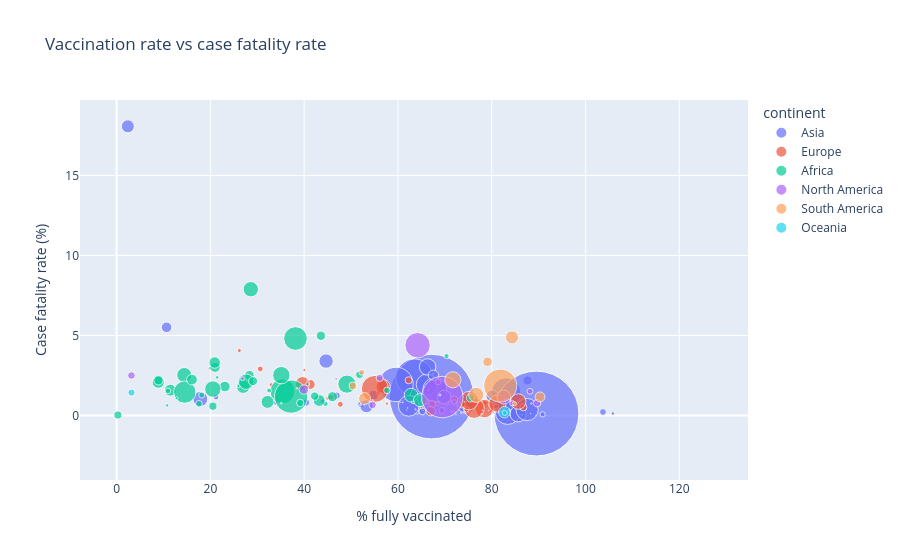

The notebook cell this image was saved under:
### Code cell
vax_df = latest.dropna(subset=[
    "people_fully_vaccinated_per_hundred",
    "case_fatality_rate"
])

fig = px.scatter(
    vax_df,
    x="people_fully_vaccinated_per_hundred",
    y="case_fatality_rate",
    size="population",
    color="continent",
    hover_name="location",
    title="Vaccination rate vs case fatality rate",
    labels={
        "people_fully_vaccinated_per_hundred": "% fully vaccinated",
        "case_fatality_rate": "Case fatality rate (%)"
    },
    size_max=60
)
fig.show()

### Figure 1 — Plotly figure (JSON) as saved in the notebook; plotly's stock layout.template omitted (floating-point values rounded to 4 significant figures)
{"data": [{"hovertemplate": "<b>%{hovertext}</b><br><br>continent=Asia<br>% fully vaccinated=%{x}<br>Case fatality rate (%)=%{y}<br>population=%{marker.size}<extra></extra>", "hovertext": ["Afghanistan", "Armenia", "Azerbaijan", "Bahrain", "Bangladesh", "Bhutan", "Brunei", "Cambodia", "China", "East Timor", "Georgia", "India", "Indonesia", "Iran", "Iraq", "Israel", "Japan", "Jordan", "Kazakhstan", "Kuwait", "Kyrgyzstan", "Laos", "Lebanon", "Malaysia", "Maldives", "Mongolia", "Myanmar", "Nepal", "Oman", "Pakistan", "Palestine", "Philippines", "Qatar", "Saudi Arabia", "Singapore", "South Korea", "Sri Lanka", "Syria", "Tajikistan", "Thailand", "Turkey", "United Arab Emirates", "Uzbekistan", "Vietnam", "Yemen"], "legendgroup": "Asia", "marker": {"color": "#636efa", "size": [41128772, 2780472, 10358078, 1472237, 171186368, 782457, 449002, 16767851, 1425887360, 1341298, 3744385, 1417173120, 275501344, 88550568, 44496124, 9449000, 123951696, 11285875, 19397998, 4268886, 6630621, 7529477, 5489744, 33938216, 523798, 3398373, 54179312, 30547586, 4576300, 235824864, 5250076, 115559008, 2695131, 36408824, 5637022, 51815808, 21832150, 22125242, 9952789, 71697024, 85341248, 9441138, 34627648, 98186856, 33696612], "sizemode": "area", "sizeref": 396100.0, "symbol": "circle"}, "mode": "markers", "name": "Asia", "orientation": "v", "showlegend": true, "type": "scatter", "x": [44.67, 37.07, 46.94, 83.33, 83.07, 86.61, 99.49, 87.63, 89.54, 59.77, 34.08, 67.18, 63.51, 66.16, 17.85, 65.19, 83.4, 40.39, 54.79, 78.39, 21.2, 69.36, 43.98, 81.18, 73.53, 64.02, 66.33, 80.11, 66.62, 59.57, 33.85, 67.88, 105.8, 69.86, 90.85, 85.64, 67.57, 10.66, 52.17, 74.6, 62.31, 103.7, 53.29, 87.55, 2.4], "xaxis": "x", "y": [3.4, 1.94, 1.24, 0.22, 1.44, 0.03, 0.05, 2.19, 0.12, 0.59, 0.92, 1.18, 2.37, 1.93, 1.03, 0.26, 0.22, 0.81, 1.27, 0.39, 1.15, 0.31, 0.88, 0.7, 0.17, 0.21, 3.03, 1.2, 1.16, 1.94, 0.81, 1.61, 0.13, 1.15, 0.07, 0.1, 2.51, 5.51, 0.7, 0.72, 0.6, 0.22, 0.58, 0.37, 18.07], "yaxis": "y"}, {"hovertemplate": "<b>%{hovertext}</b><br><br>continent=Europe<br>% fully vaccinated=%{x}<br>Case fatality rate (%)=%{y}<br>population=%{marker.size}<extra></extra>", "hovertext": ["Albania", "Andorra", "Austria", "Belarus", "Belgium", "Bosnia and Herzegovina", "Bulgaria", "Croatia", "Cyprus", "Czechia", "Denmark", "Estonia", "Faroe Islands", "Finland", "France", "Germany", "Gibraltar", "Greece", "Guernsey", "Hungary", "Iceland", "Ireland", "Isle of Man", "Italy", "Jersey", "Kosovo", "Latvia", "Lithuania", "Luxembourg", "Malta", "Moldova", "Monaco", "Montenegro", "Netherlands", "North Macedonia", "Norway", "Poland", "Portugal", "Romania", "Russia", "San Marino", "Serbia", "Slovakia", "Slovenia", "Spain", "Sweden", "Ukraine", "United Kingdom"], "legendgroup": "Europe", "marker": {"color": "#EF553B", "size": [2842318, 79843, 8939617, 9534956, 11655923, 3233530, 6781955, 4030361, 896007, 10493990, 5882259, 1326064, 53117, 5540745, 67813000, 83369840, 32677, 10384972, 63329, 9967304, 372903, 5023108, 84534, 59037472, 110796, 1782115, 1850654, 2750058, 647601, 533293, 3272993, 36491, 627082, 17564020, 2093606, 5434324, 39857144, 10270857, 19659270, 144713312, 33690, 6871547, 5643455, 2119843, 47558632, 10549349, 39701744, 67508936], "sizemode": "area", "sizeref": 396100.0, "symbol": "circle"}, "mode": "markers", "name": "Europe", "orientation": "v", "showlegend": true, "type": "scatter", "x": [45.01, 67.01, 74.76, 67.28, 78.68, 26.17, 30.64, 55.87, 72.11, 65.71, 80.11, 65.06, 76.99, 78.46, 78.44, 76.24, 126.9, 73.64, 83.23, 62.28, 77.82, 80.94, 79.38, 81.21, 73.9, 46.3, 70.57, 68.4, 71.45, 88.43, 32.97, 70.34, 45.43, 67.0, 40.04, 74.61, 56.83, 86.75, 41.28, 55.08, 70.15, 47.71, 45.68, 57.66, 85.66, 71.98, 39.65, 75.19], "xaxis": "x", "y": [1.08, 0.33, 0.37, 0.72, 0.7, 4.06, 2.91, 1.42, 0.21, 0.91, 0.28, 0.49, 0.08, 0.76, 0.43, 0.46, 0.55, 0.69, 0.19, 2.2, 0.09, 0.56, 0.31, 0.74, 0.24, 1.17, 0.76, 0.72, 0.25, 0.75, 1.92, 0.39, 1.06, 0.27, 2.84, 0.38, 1.81, 0.51, 1.94, 1.66, 0.5, 0.7, 1.13, 0.74, 0.87, 0.99, 1.99, 0.93], "yaxis": "y"}, {"hovertemplate": "<b>%{hovertext}</b><br><br>continent=Africa<br>% fully vaccinated=%{x}<br>Case fatality rate (%)=%{y}<br>population=%{marker.size}<extra></extra>", "hovertext": ["Algeria", "Angola", "Benin", "Botswana", "Burkina Faso", "Burundi", "Cameroon", "Cape Verde", "Central African Republic", "Chad", "Comoros", "Congo", "Cote d'Ivoire", "Democratic Republic of Congo", "Djibouti", "Egypt", "Equatorial Guinea", "Eswatini", "Ethiopia", "Gabon", "Gambia", "Ghana", "Guinea", "Guinea-Bissau", "Kenya", "Lesotho", "Liberia", "Libya", "Madagascar", "Malawi", "Mali", "Mauritania", "Mauritius", "Morocco", "Mozambique", "Namibia", "Niger", "Nigeria", "Rwanda", "Saint Helena", "Sao Tome and Principe", "Senegal", "Seychelles", "Sierra Leone", "Somalia", "South Africa", "South Sudan", "Sudan", "Tanzania", "Togo", "Tunisia", "Uganda", "Zambia", "Zimbabwe"], "legendgroup": "Africa", "marker": {"color": "#00cc96", "size": [44903228, 35588996, 13352864, 2630300, 22673764, 12889583, 27914542, 593162, 5579148, 17723312, 836783, 5970430, 28160548, 99010216, 1120851, 110990096, 1674916, 1201680, 123379928, 2388997, 2705995, 33475870, 13859349, 2105580, 54027484, 2305826, 5302690, 6812344, 29611718, 20405318, 22593598, 4736146, 1299478, 37457976, 32969520, 2567024, 26207982, 218541216, 13776702, 5401, 227393, 17316452, 107135, 8605723, 17597508, 59893884, 10913172, 46874200, 65497752, 8848700, 12356116, 47249588, 20017670, 16320539], "sizemode": "area", "sizeref": 396100.0, "symbol": "circle"}, "mode": "markers", "name": "Africa", "orientation": "v", "showlegend": true, "type": "scatter", "x": [14.43, 27.0, 20.54, 63.24, 23.08, 0.28, 11.45, 52.05, 44.54, 28.33, 47.45, 10.96, 43.2, 14.54, 35.79, 38.15, 12.78, 35.56, 35.38, 10.78, 19.93, 32.2, 42.24, 26.01, 20.53, 40.68, 70.36, 18.15, 8.88, 21.01, 16.08, 32.53, 83.74, 62.8, 64.7, 21.46, 20.92, 37.2, 75.49, 65.38, 49.25, 8.93, 78.0, 57.66, 43.57, 35.13, 39.16, 28.62, 49.11, 17.56, 51.81, 27.64, 46.03, 29.11], "xaxis": "x", "y": [2.53, 1.8, 0.58, 0.85, 1.81, 0.03, 1.58, 0.65, 0.73, 2.52, 1.76, 1.54, 0.94, 1.46, 1.2, 4.81, 1.07, 1.89, 1.51, 0.63, 2.95, 0.85, 1.21, 1.84, 1.65, 1.96, 3.71, 1.27, 2.08, 3.01, 2.24, 1.56, 0.33, 1.27, 0.96, 2.38, 3.31, 1.18, 1.1, 0.0, 1.18, 2.2, 0.33, 1.57, 4.98, 2.52, 0.78, 7.89, 1.96, 0.73, 2.55, 2.11, 1.17, 2.15], "yaxis": "y"}, {"hovertemplate": "<b>%{hovertext}</b><br><br>continent=North America<br>% fully vaccinated=%{x}<br>Case fatality rate (%)=%{y}<br>population=%{marker.size}<extra></extra>", "hovertext": ["Anguilla", "Antigua and Barbuda", "Aruba", "Bahamas", "Barbados", "Belize", "Bermuda", "Bonaire Sint Eustatius and Saba", "British Virgin Islands", "Canada", "Cayman Islands", "Costa Rica", "Cuba", "Curacao", "Dominica", "Dominican Republic", "El Salvador", "Greenland", "Grenada", "Guatemala", "Haiti", "Honduras", "Jamaica", "Mexico", "Montserrat", "Nicaragua", "Panama", "Saint Kitts and Nevis", "Saint Lucia", "Saint Vincent and the Grenadines", "Sint Maarten (Dutch part)", "Trinidad and Tobago", "Turks and Caicos Islands", "United States"], "legendgroup": "North America", "marker": {"color": "#ab63fa", "size": [15877, 93772, 106459, 409989, 281646, 405285, 64207, 27052, 31332, 38454328, 68722, 5180836, 11212198, 191173, 72758, 11228821, 6336393, 56494, 125459, 17843914, 11585003, 10432858, 2827382, 127504120, 4413, 6948395, 4408582, 47681, 179872, 103959, 44192, 1531043, 45726, 338289856], "sizemode": "area", "sizeref": 396100.0, "symbol": "circle"}, "mode": "markers", "name": "North America", "orientation": "v", "showlegend": true, "type": "scatter", "x": [65.38, 66.53, 79.25, 40.73, 55.05, 54.63, 74.22, 61.87, 58.28, 82.59, 88.32, 84.35, 89.67, 52.77, 42.14, 54.6, 68.56, 68.17, 31.11, 39.94, 3.16, 56.11, 26.88, 64.19, 44.23, 88.17, 72.0, 56.63, 30.56, 30.43, 60.58, 46.82, 67.16, 69.47], "xaxis": "x", "y": [0.31, 1.6, 0.66, 2.17, 0.55, 0.96, 0.87, 0.34, 0.85, 1.15, 0.12, 0.76, 0.77, 0.66, 0.46, 0.66, 2.09, 0.18, 1.21, 1.62, 2.5, 2.35, 2.3, 4.39, 0.57, 1.51, 0.84, 0.7, 1.35, 1.28, 0.83, 2.29, 0.59, 1.15], "yaxis": "y"}, {"hovertemplate": "<b>%{hovertext}</b><br><br>continent=South America<br>% fully vaccinated=%{x}<br>Case fatality rate (%)=%{y}<br>population=%{marker.size}<extra></extra>", "hovertext": ["Argentina", "Bolivia", "Brazil", "Chile", "Colombia", "Ecuador", "Falkland Islands", "Guyana", "Paraguay", "Peru", "Suriname", "Uruguay", "Venezuela"], "legendgroup": "South America", "marker": {"color": "#FFA15A", "size": [45510324, 12224114, 215313504, 19603736, 51874028, 18001002, 3801, 808727, 6780745, 34049588, 618046, 3422796, 28301700], "sizemode": "area", "sizeref": 396100.0, "symbol": "circle"}, "mode": "markers", "name": "South America", "orientation": "v", "showlegend": true, "type": "scatter", "x": [76.69, 50.4, 81.82, 90.29, 71.72, 79.11, 46.7, 47.23, 52.31, 84.32, 38.49, 84.82, 52.88], "xaxis": "x", "y": [1.29, 1.85, 1.87, 1.16, 2.23, 3.35, 0.0, 1.75, 2.7, 4.88, 1.7, 0.74, 1.06], "yaxis": "y"}, {"hovertemplate": "<b>%{hovertext}</b><br><br>continent=Oceania<br>% fully vaccinated=%{x}<br>Case fatality rate (%)=%{y}<br>population=%{marker.size}<extra></extra>", "hovertext": ["Australia", "Cook Islands", "Fiji", "French Polynesia", "Kiribati", "Nauru", "New Caledonia", "New Zealand", "Niue", "Papua New Guinea", "Pitcairn", "Samoa", "Solomon Islands", "Tokelau", "Tonga", "Tuvalu", "Vanuatu", "Wallis and Futuna"], "legendgroup": "Oceania", "marker": {"color": "#19d3f3", "size": [26177410, 17032, 929769, 306292, 131237, 12691, 289959, 5185289, 1952, 10142625, 47, 222390, 724272, 1893, 106867, 11335, 326744, 11596], "sizemode": "area", "sizeref": 396100.0, "symbol": "circle"}, "mode": "markers", "name": "Oceania", "orientation": "v", "showlegend": true, "type": "scatter", "x": [82.7, 86.47, 68.96, 60.99, 62.08, 89.4, 63.74, 82.77, 83.76, 3.17, 100.0, 80.02, 35.12, 116.4, 72.39, 83.86, 49.66, 58.67], "xaxis": "x", "y": [0.21, 0.03, 1.28, 0.82, 0.47, 0.02, 0.39, 0.16, 0.0, 1.43, 0.0, 0.18, 0.77, 0.0, 0.07, 0.03, 0.12, 0.24], "yaxis": "y"}], "layout": {"legend": {"itemsizing": "constant", "title": {"text": "continent"}, "tracegroupgap": 0}, "title": {"text": "Vaccination rate vs case fatality rate"}, "xaxis": {"anchor": "y", "domain": [0, 1], "title": {"text": "% fully vaccinated"}}, "yaxis": {"anchor": "x", "domain": [0, 1], "title": {"text": "Case fatality rate (%)"}}}}
